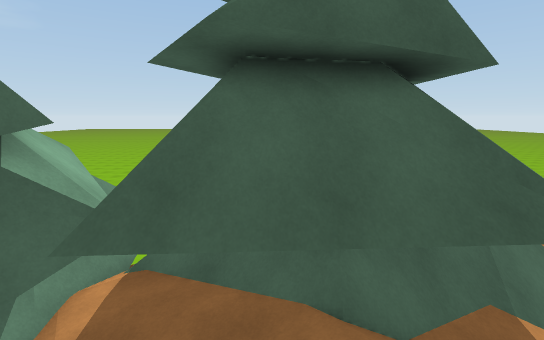
[1] (above)

18 first-person views from a walk through a Unity game level. The camera is 1.5 m above the floor, tilts 10° down and sees 85° across. The floor is counted in squares, 1 m on a side. Each view is taken from the middle of a square. On the plan, view 1 faces up. The plan holds only what a view shows up to about 15 squares ahead; the rest is blank. The place goes on beyond the plan. The player character is not drawn. Surface patterns are stand-ins for the level's own textures.

[2]
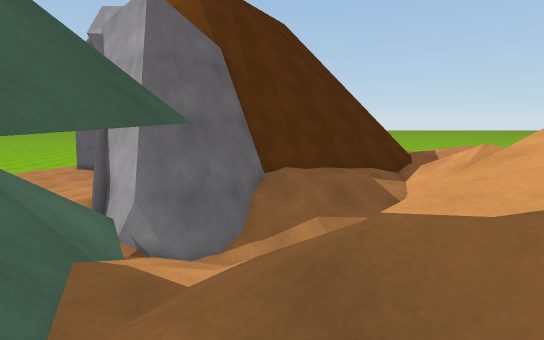

[3]
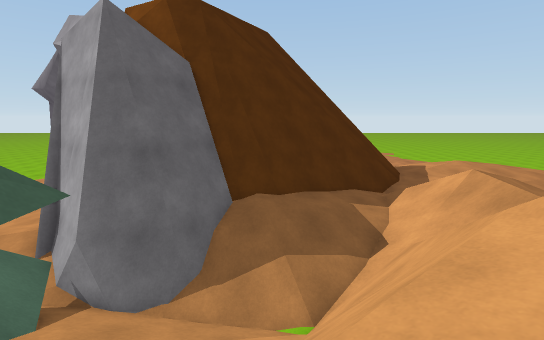

[4]
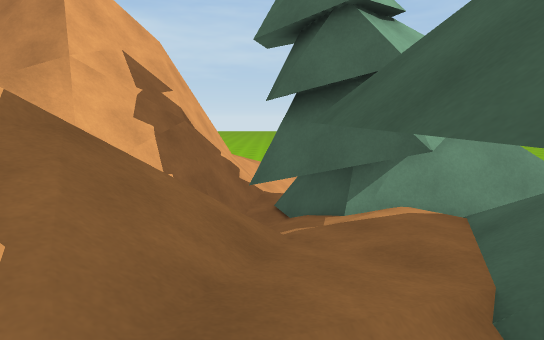

[5]
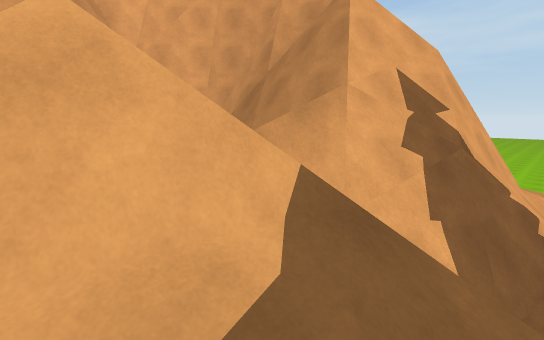

[6]
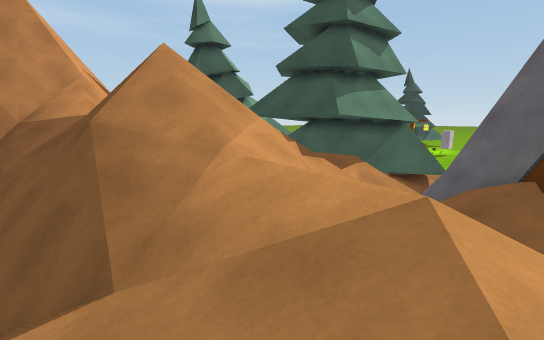

[7]
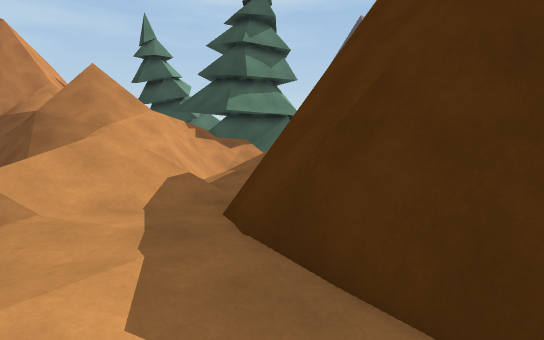

[8]
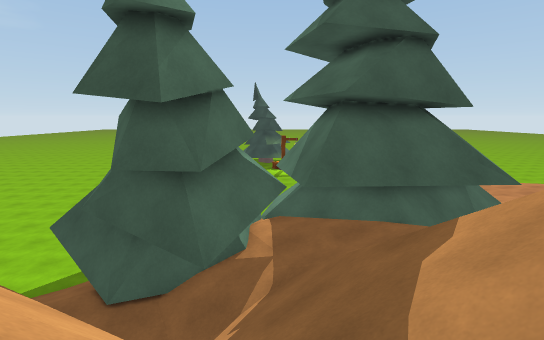

[9]
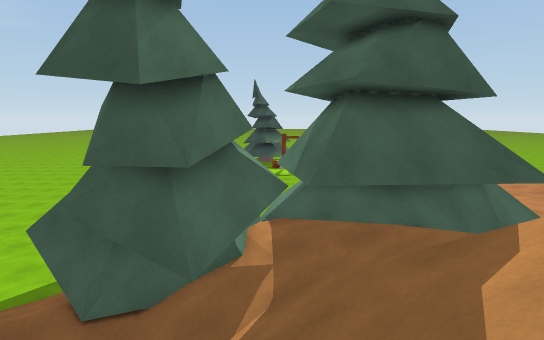

[10]
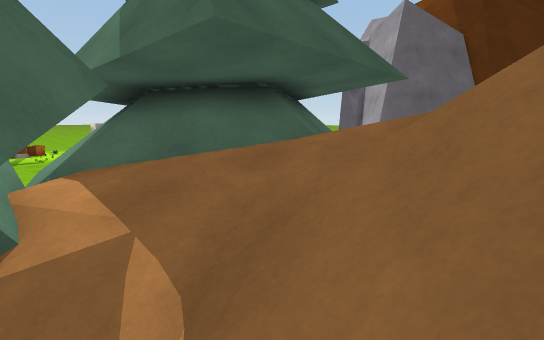

[11]
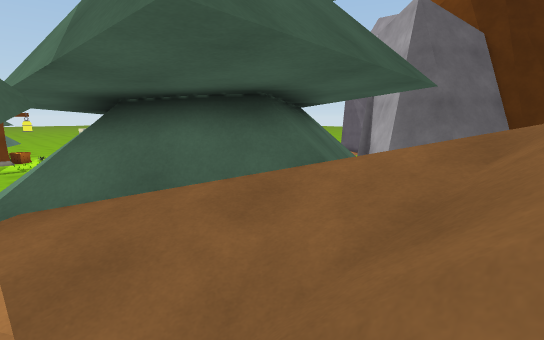

[12]
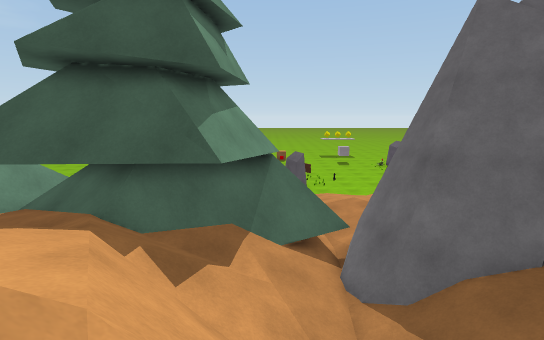

[13]
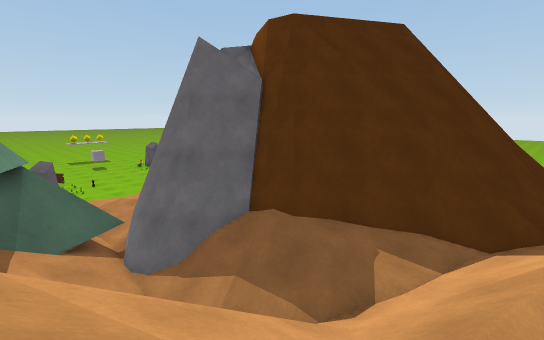

[14]
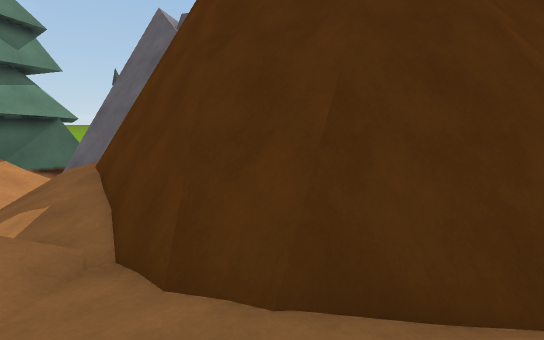

[15]
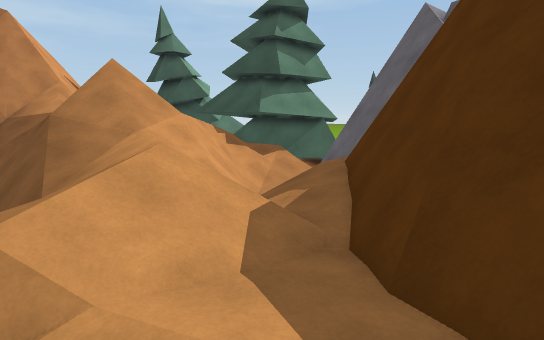

[16]
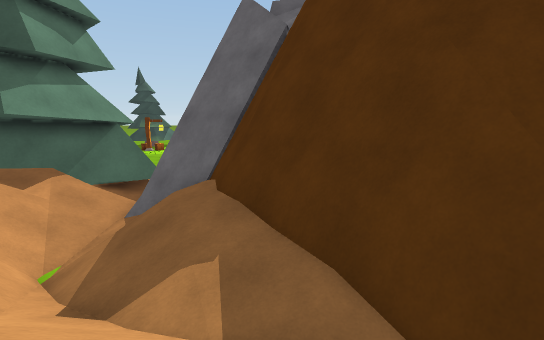

[17]
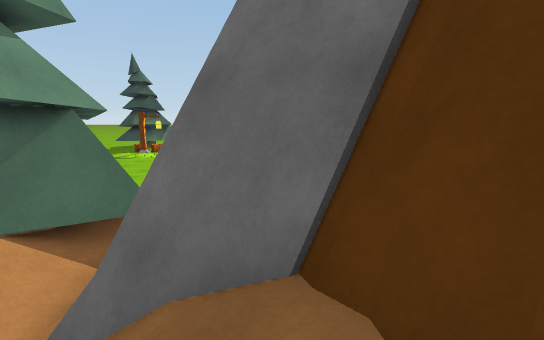

[18]
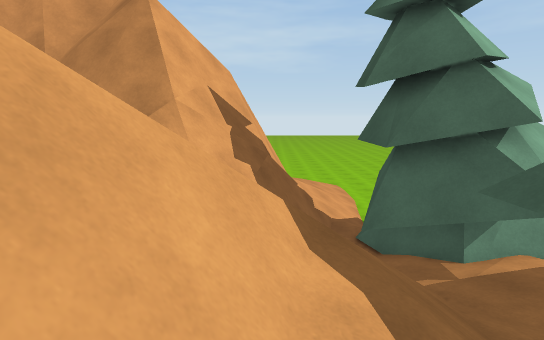

### Floor plan
Key: @ floor where view 1 was taken; # wall or solid block; . main floor; : floor 0.25 m higher than the main floor; - floor 0.25 m lower than the main floor; _ floor 0.5 m lower than the main floor; + floor 0.75 m higher than the main floor; < floor 0.75 m lower than the main floor; * floor 1 m higher than the main floor; / step, stairs or slope; = window, fence, low wall or low ledge; ^ raised ledge; v drop or lower ground; T pine tree.
Columns run from 9 left of view 1 to 21 right of it. Each row starts with its distance up from view 1.
 19       <<
 18       <<
 17
 16
 15
 14
 13
 12                       __
 11       TTTT  T    /...--_
 10       TTTT TTT   ./...-
  9       TTTT TTTT  -/:.
  8      #TTT    TT _/##
  7      #TTT####TTTT/##
  6      TTTTT##TTT/T##
  5    TTTTTTTTTTT//=##
  4 TTTTTTT/#TTT////=###
  3 TTTT#T///TTT/////=###
  2 ..T##T//////////////##
  1 ====////////==//////##
  0 /###=////@//====#////##
 -1 #=v#==////////v==////=##     ##
 -2 ^^=v=#/////////#==////##    ##=
 -3  ^=v///// ////////////=#####^^=
 -4 ^^^=///  ==////////////=#####^=
 -5   ^^////==#=////////////=====
 -6    ^=//////////////////++*///
 -7 v  ^^v/////vvvv=///////**///
 -8 vv ^=   v/vvv##=///////+*// /

Positions as (right, up) in squares from view 1, and headings:
1: (0, 0), facing up
2: (0, 2), facing right
3: (1, 1), facing right
4: (3, 2), facing left
5: (2, 1), facing down-left
6: (11, -8), facing up-left
7: (19, -8), facing up-left
8: (-3, -5), facing up
9: (-3, -4), facing up
10: (-4, 0), facing up-right
11: (-3, 1), facing up-right
12: (5, -3), facing up
13: (4, -5), facing up-right
14: (16, -8), facing up
15: (16, -8), facing up-left
16: (12, -6), facing up
17: (10, 0), facing up
18: (3, -1), facing left
